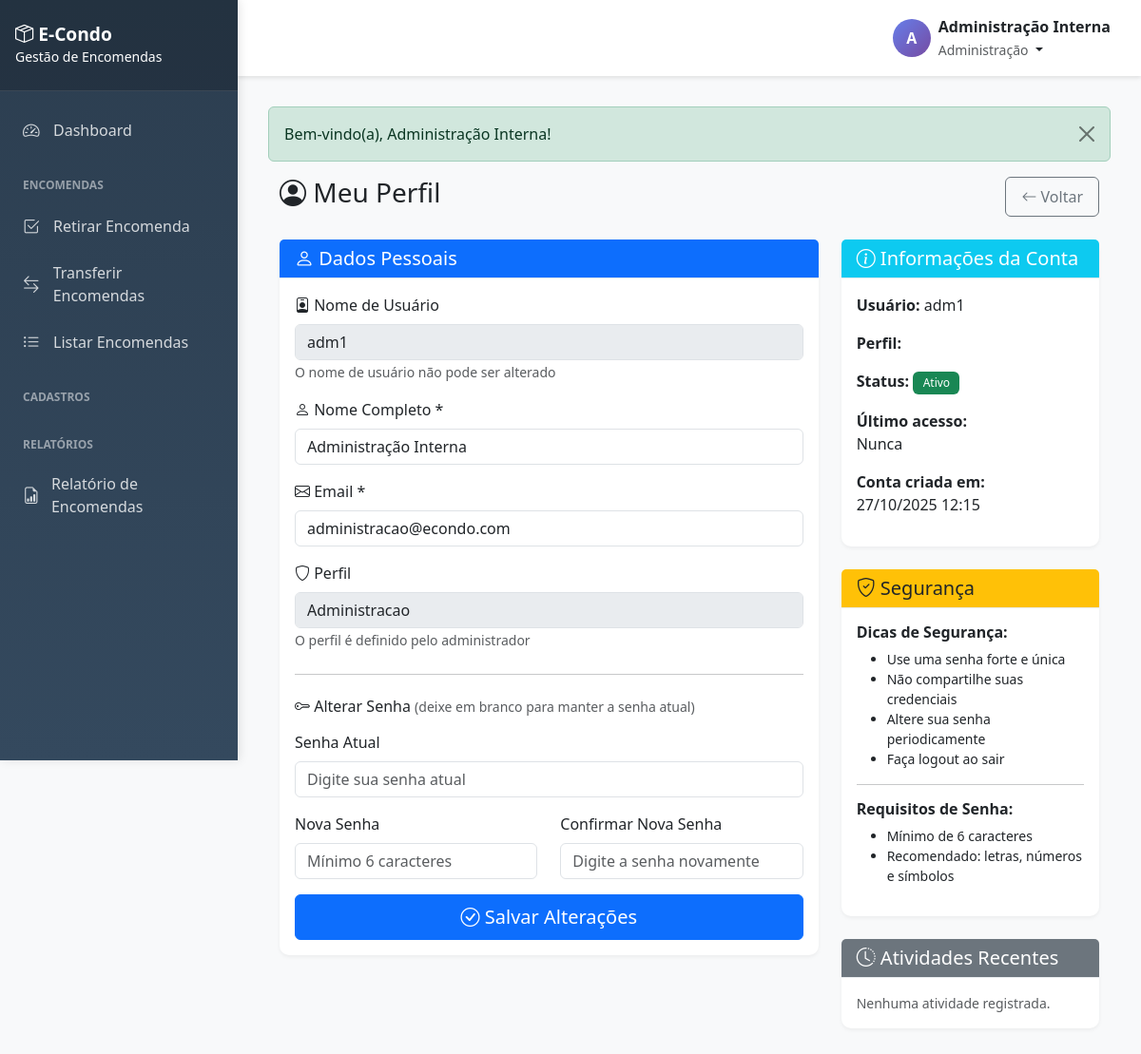
Screenshot of /profile.php (signed in) with the database file from the repository.
### tables this page shows
CREATE TABLE IF NOT EXISTS users (
    id INT AUTO_INCREMENT PRIMARY KEY,
    username VARCHAR(50) NOT NULL UNIQUE,
    password VARCHAR(255) NOT NULL,
    full_name VARCHAR(100) NOT NULL,
    email VARCHAR(100) NOT NULL,
    role ENUM('admin', 'porteiro', 'administracao') NOT NULL DEFAULT 'porteiro',
    status ENUM('ativo', 'inativo') NOT NULL DEFAULT 'ativo',
    created_at TIMESTAMP DEFAULT CURRENT_TIMESTAMP,
    updated_at TIMESTAMP DEFAULT CURRENT_TIMESTAMP ON UPDATE CURRENT_TIMESTAMP,
    INDEX idx_username (username),
    INDEX idx_role (role),
    INDEX idx_status (status)
);

### config/config.php (called while the page is built, shortened)
<?php
spl_autoload_register(function ($class) {
    $directories = [
        BASE_PATH . 'app/models/',
        BASE_PATH . 'app/controllers/',
        BASE_PATH . 'app/core/',
        BASE_PATH . 'app/helpers/',
    ];
    foreach ($directories as $directory) {
        $file = $directory . $class . '.php';
        if (file_exists($file)) {
            return;
        }
    }
});
function isLoggedIn() {
    return isset($_SESSION['user_id']) && !empty($_SESSION['user_id']);
}
function getCurrentUser() {
    return [
        'id' => $_SESSION['user_id'] ?? null,
        'username' => $_SESSION['username'] ?? null,
        'full_name' => $_SESSION['full_name'] ?? null,
        'role' => $_SESSION['role'] ?? null,
        'email' => $_SESSION['email'] ?? null,
    ];
}
function hasRole($roles) {
    return in_array($_SESSION['role'] ?? '', $roles);
}
function formatDateBR($date) {
    $timestamp = strtotime($date);
    return date('d/m/Y H:i', $timestamp);
}
function getFlash() {
    if (isset($_SESSION['flash'])) {
        $flash = $_SESSION['flash'];
        return $flash;
    }
    return null;
}

### app/core/Model.php (called while the page is built, shortened)
<?php
class Model {
    protected $db;
    protected $table;
    public function __construct() {
        $this->db = Database::getInstance()->getConnection();
    }
    public function findById($id) {
        $sql = "SELECT * FROM {$this->table} WHERE id = :id LIMIT 1";
        $stmt = $this->db->prepare($sql);
        $stmt->execute(['id' => $id]);
        return $stmt->fetch();
    }
}

### app/core/Database.php (called while the page is built, shortened)
<?php
class Database {
    private static $instance = null;
    private $connection;
    private function __construct() {
        try {
            $dsn = "mysql:host=" . DB_HOST . ";dbname=" . DB_NAME . ";charset=" . DB_CHARSET;
            $options = [
                PDO::ATTR_ERRMODE => PDO::ERRMODE_EXCEPTION,
                PDO::ATTR_DEFAULT_FETCH_MODE => PDO::FETCH_ASSOC,
                PDO::ATTR_EMULATE_PREPARES => false,
                PDO::MYSQL_ATTR_INIT_COMMAND => "SET NAMES utf8mb4"
            ];
            $this->connection = new PDO($dsn, DB_USER, DB_PASS, $options);
        } catch (PDOException $e) {
            die("Erro de conexão com o banco de dados: " . $e->getMessage());
        }
    }
    public static function getInstance() {
        if (self::$instance === null) {
            self::$instance = new self();
        }
        return self::$instance;
    }
    public function getConnection() {
        return $this->connection;
    }
}

### profile.php (the view, shortened to what this page needs)
<?php
require_once 'config/config.php';
$userModel = new User();
$userId = $_SESSION['user_id'];
$user = $userModel->findById($userId);
require_once 'app/views/layouts/header.php';
?>
<div class="container-fluid">
    <div class="row">
        <div class="col-12">
            <div class="d-flex justify-content-between align-items-center mb-4">
                <h1 class="h3">
                    <i class="bi bi-person-circle"></i> Meu Perfil
                </h1>
                <a href="<?= SITE_URL ?>/index.php" class="btn btn-outline-secondary">
                    <i class="bi bi-arrow-left"></i> Voltar
                </a>
            </div>
        </div>
    </div>
    <div class="row">
        <div class="col-lg-8">
            <div class="card">
                <div class="card-header bg-primary text-white">
                    <h5 class="mb-0"><i class="bi bi-person"></i> Dados Pessoais</h5>
                </div>
                <div class="card-body">
                    <form method="POST" action="">
                        <div class="mb-3">
                            <label for="username" class="form-label">
                                <i class="bi bi-person-badge"></i> Nome de Usuário
                            </label>
                            <input type="text" class="form-control" id="username"
                                   value="<?= htmlspecialchars($user['username']) ?>"
                                   disabled>
                            <small class="text-muted">O nome de usuário não pode ser alterado</small>
                        </div>
                        <div class="mb-3">
                            <label for="full_name" class="form-label">
                                <i class="bi bi-person"></i> Nome Completo *
                            </label>
                            <input type="text" class="form-control" id="full_name" name="full_name"
                                   value="<?= htmlspecialchars($user['full_name']) ?>"
                                   placeholder="Seu nome completo" required>
                        </div>
                        <div class="mb-3">
                            <label for="email" class="form-label">
                                <i class="bi bi-envelope"></i> Email *
                            </label>
                            <input type="email" class="form-control" id="email" name="email"
                                   value="<?= htmlspecialchars($user['email']) ?>"
                                   placeholder="seu@email.com" required>
                        </div>
                        <div class="mb-3">
                            <label for="role" class="form-label">
                                <i class="bi bi-shield"></i> Perfil
                            </label>
                            <input type="text" class="form-control" id="role"
                                   value="<?= ucfirst($user['role']) ?>" disabled>
                            <small class="text-muted">O perfil é definido pelo administrador</small>
                        </div>
                        <hr class="my-4">
                        <h6 class="mb-3">
                            <i class="bi bi-key"></i> Alterar Senha
                            <small class="text-muted">(deixe em branco para manter a senha atual)</small>
                        </h6>
                        <div class="mb-3">
                            <label for="current_password" class="form-label">Senha Atual</label>
                            <input type="password" class="form-control" id="current_password" name="current_password"
                                   placeholder="Digite sua senha atual">
                        </div>
                        <div class="row">
                            <div class="col-md-6 mb-3">
                                <label for="new_password" class="form-label">Nova Senha</label>
                                <input type="password" class="form-control" id="new_password" name="new_password"
                                       placeholder="Mínimo 6 caracteres">
                            </div>
                            <div class="col-md-6 mb-3">
                                <label for="confirm_password" class="form-label">Confirmar Nova Senha</label>
                                <input type="password" class="form-control" id="confirm_password" name="confirm_password"
                                       placeholder="Digite a senha novamente">
                            </div>
                        </div>
                        <div class="d-grid gap-2">
                            <button type="submit" class="btn btn-primary btn-lg">
                                <i class="bi bi-check-circle"></i> Salvar Alterações
                            </button>
                        </div>
                    </form>
                </div>
            </div>
        </div>
        <div class="col-lg-4">
            <div class="card border-info">
                <div class="card-header bg-info text-white">
                    <h5 class="mb-0"><i class="bi bi-info-circle"></i> Informações da Conta</h5>
                </div>
                <div class="card-body">
                    <p><strong>Usuário:</strong> <?= htmlspecialchars($user['username']) ?></p>
                    <p><strong>Perfil:</strong>
                    </p>
                    <p><strong>Status:</strong>
                        <?php if ($user['status'] === 'ativo'): ?>
                            <span class="badge bg-success">Ativo</span>
                        <?php else: ?>
                            <span class="badge bg-secondary">Inativo</span>
                        <?php endif; ?>
                    </p>
                    <p><strong>Último acesso:</strong><br>
                        <?= isset($user['last_login']) && $user['last_login'] ? formatDateBR($user['last_login']) : 'Nunca' ?>
                    </p>
                    <p><strong>Conta criada em:</strong><br>
                        <?= formatDateBR($user['created_at']) ?>
                    </p>
                </div>
            </div>
            <div class="card border-warning mt-3">
                <div class="card-header bg-warning">
                    <h5 class="mb-0"><i class="bi bi-shield-check"></i> Segurança</h5>
                </div>
                <div class="card-body">
                    <h6 class="fw-bold">Dicas de Segurança:</h6>
                    <ul class="small">
                        <li>Use uma senha forte e única</li>
                        <li>Não compartilhe suas credenciais</li>
                        <li>Altere sua senha periodicamente</li>
                        <li>Faça logout ao sair</li>
                    </ul>
                    <hr>
                    <h6 class="fw-bold">Requisitos de Senha:</h6>
                    <ul class="small">
                        <li>Mínimo de 6 caracteres</li>
                        <li>Recomendado: letras, números e símbolos</li>
                    </ul>
                </div>
            </div>
            <?php
            $logModel = new SystemLog();
            $userLogs = $logModel->getByUser($userId, 10);
            ?>
            <div class="card border-secondary mt-3">
                <div class="card-header bg-secondary text-white">
                    <h5 class="mb-0"><i class="bi bi-clock-history"></i> Atividades Recentes</h5>
                </div>
                <div class="card-body">
                    <?php if (empty($userLogs)): ?>
                        <p class="text-muted small mb-0">Nenhuma atividade registrada.</p>
                    <?php endif; ?>
                </div>
            </div>
        </div>
    </div>
</div>
<?php require_once 'app/views/layouts/footer.php'; ?>

### app/views/layouts/header.php (shortened to what this page needs)
<!DOCTYPE html>
<html lang="pt-BR">
<head>
    <link href="https://cdn.jsdelivr.net/npm/bootstrap@5.3.0/dist/css/bootstrap.min.css" rel="stylesheet">
    <link rel="stylesheet" href="https://cdn.jsdelivr.net/npm/bootstrap-icons@1.11.0/font/bootstrap-icons.css">
</head>
<body>
    <div class="sidebar">
        <div class="sidebar-header">
            <h4><i class="bi bi-box-seam"></i> E-Condo</h4>
            <small>Gestão de Encomendas</small>
        </div>
        <div class="sidebar-menu">
            <a href="<?= SITE_URL ?>/index.php" class="<?= basename($_SERVER['PHP_SELF']) == 'index.php' ? 'active' : '' ?>">
                <i class="bi bi-speedometer2"></i> Dashboard
            </a>
            <div class="menu-section">Encomendas</div>
            <a href="<?= SITE_URL ?>/packages/pickup.php">
                <i class="bi bi-check2-square"></i> Retirar Encomenda
            </a>
            <?php if (hasRole(['admin', 'porteiro', 'administracao'])): ?>
            <a href="<?= SITE_URL ?>/packages/transfer.php">
                <i class="bi bi-arrow-left-right"></i> Transferir Encomendas
            </a>
            <?php endif; ?>
            <a href="<?= SITE_URL ?>/packages/list.php">
                <i class="bi bi-list-ul"></i> Listar Encomendas
            </a>
            <div class="menu-section">Cadastros</div>
            <div class="menu-section">Relatórios</div>
            <a href="<?= SITE_URL ?>/reports/packages.php">
                <i class="bi bi-file-earmark-bar-graph"></i> Relatório de Encomendas
            </a>
        </div>
    </div>
    <div class="main-content">
        <div class="top-navbar">
            <div class="d-flex justify-content-between align-items-center">
                <div class="user-info">
                    <div class="user-avatar">
                        <?= strtoupper(substr(getCurrentUser()['full_name'], 0, 1)) ?>
                    </div>
                    <div class="dropdown">
                        <a class="text-decoration-none text-dark dropdown-toggle" href="#" role="button"
                           data-bs-toggle="dropdown" aria-expanded="false">
                            <strong><?= htmlspecialchars(getCurrentUser()['full_name']) ?></strong>
                            <br>
                            <small class="text-muted">
                                <?php
                                $roles = [
                                    'admin' => 'Administrador',
                                    'porteiro' => 'Porteiro',
                                    'administracao' => 'Administração'
                                ];
                                echo $roles[getCurrentUser()['role']] ?? getCurrentUser()['role'];
                                ?>
                            </small>
                        </a>
                    </div>
                </div>
            </div>
        </div>
        <div class="content-wrapper">
            <?php
            $flash = getFlash();
            if ($flash):
            ?>
                <div class="alert alert-<?= $flash['type'] ?> alert-dismissible fade show" role="alert">
                    <?= $flash['message'] ?>
                    <button type="button" class="btn-close" data-bs-dismiss="alert"></button>
                </div>
            <?php endif; ?>

### app/views/layouts/header.php (style rules this page uses)
:root { --sidebar-width: 250px; --header-height: 60px; }
body { font-family: 'Segoe UI', Tahoma, Geneva, Verdana, sans-serif; background-color: #f8f9fa; }
.sidebar { position: fixed; top: 0; left: 0; height: 100vh; width: var(--sidebar-width); background: linear-gradient(180deg, #2c3e50 0%, #34495e 100%); color: white; overflow-y: auto; z-index: 1000; box-shadow: 2px 0 10px rgba(0,0,0,0.1); }
.sidebar-header { padding: 1.5rem 1rem; background: rgba(0,0,0,0.2); border-bottom: 1px solid rgba(255,255,255,0.1); }
.sidebar-header h4 { margin: 0; font-size: 1.2rem; font-weight: 600; }
.sidebar-menu { padding: 1rem 0; }
.sidebar-menu a { display: flex; align-items: center; padding: 0.75rem 1.5rem; color: rgba(255,255,255,0.8); text-decoration: none; transition: all 0.3s; }
.sidebar-menu a i { margin-right: 0.75rem; font-size: 1.1rem; width: 20px; }
.sidebar-menu .menu-section { padding: 0.5rem 1.5rem; font-size: 0.75rem; text-transform: uppercase; color: rgba(255,255,255,0.5); font-weight: 600; margin-top: 1rem; }
.main-content { margin-left: var(--sidebar-width); min-height: 100vh; }
.top-navbar { background: white; box-shadow: 0 2px 4px rgba(0,0,0,0.1); padding: 1rem 2rem; margin-bottom: 2rem; }
.user-info { display: flex; align-items: center; gap: 0.5rem; }
.user-avatar { width: 40px; height: 40px; border-radius: 50%; background: linear-gradient(135deg, #667eea 0%, #764ba2 100%); display: flex; align-items: center; justify-content: center; color: white; font-weight: 600; }
.content-wrapper { padding: 0 2rem 2rem; }
.card { border: none; border-radius: 10px; box-shadow: 0 2px 4px rgba(0,0,0,0.05); margin-bottom: 1.5rem; }
.card-header { background: white; border-bottom: 1px solid #e9ecef; font-weight: 600; }
.badge { padding: 0.35rem 0.65rem; font-weight: 500; }
.btn { border-radius: 6px; padding: 0.5rem 1rem; font-weight: 500; }

### rows the page displays
users: full_name "A", full_name "Administração Interna", role "Administração", username "adm1", email "administracao@econdo.com", role "Administracao", created_at "27/10/2025 12:15"

### other values shown
$flash['message'] "Bem-vindo(a), Administração Interna!"
